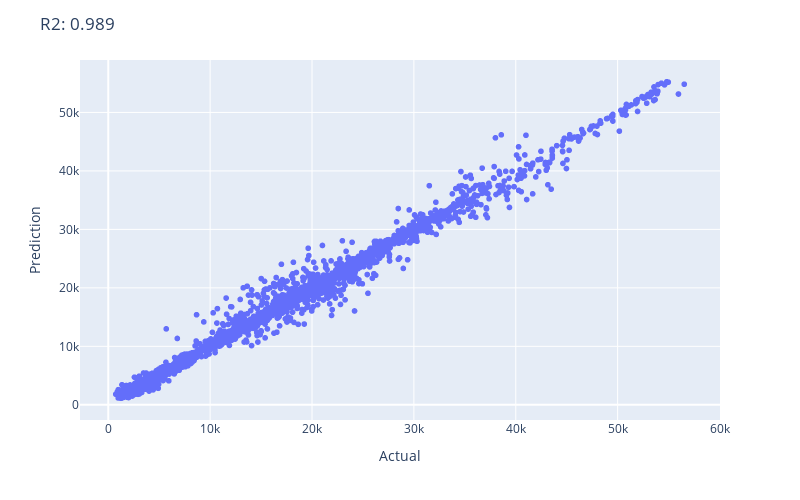

This figure's notebook cell:
### Code cell
X_, y_, labels = sweep_window(X_test, qty, window=window)
pred = model.predict(X_)
fig = px.scatter(x=y_, y=pred, hover_name=labels,
                 labels={
                     "y": "Prediction",
                     "x": "Actual"
                 })
fig.update_layout(
  autosize=False,
  width=800,
  height=500,
  title='R2: {:.3f}'.format(r2_score(y_, pred))
  )

### Figure 1 — Plotly figure (JSON) as saved in the notebook; plotly's stock layout.template omitted (floating-point values rounded to 4 significant figures; data arrays with more than 128 entries replaced by an {"elided": "..."} marker saying what was removed)
{"data": [{"hovertemplate": "<b>%{hovertext}</b><br><br>Actual=%{x}<br>Prediction=%{y}<extra></extra>", "hovertext": {"elided": "3240 str values"}, "legendgroup": "", "marker": {"color": "#636efa", "symbol": "circle"}, "mode": "markers", "name": "", "showlegend": false, "type": "scattergl", "x": {"elided": "3240 float values"}, "xaxis": "x", "y": {"elided": "3240 float values"}, "yaxis": "y"}], "layout": {"autosize": false, "height": 500, "legend": {"tracegroupgap": 0}, "margin": {"t": 60}, "title": {"text": "R2: 0.989"}, "width": 800, "xaxis": {"anchor": "y", "autorange": true, "domain": [0, 1], "range": [-2774.0, 60050.0], "title": {"text": "Actual"}, "type": "linear"}, "yaxis": {"anchor": "x", "autorange": true, "domain": [0, 1], "range": [-2599.0, 58970.0], "title": {"text": "Prediction"}, "type": "linear"}}}
